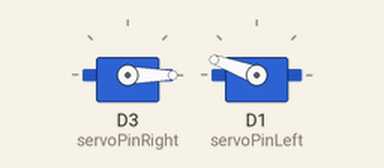
Simulated run of this sketch. Board: ESP8266 (NodeMCU). On the bench: 2 × servo. What the sketch prints to the serial monitor is not drawn.

Above: at 0.05 s.
Timing chart, 0 to 4.6 s (numbered marks = the images above):
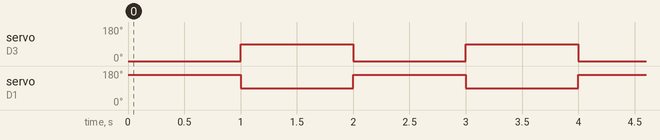

Measured:
- by itself, servo on D3 (servoPinRight): alternates 90° for 1.0 s and 0° for 1.0 s
- by itself, servo on D1 (servoPinLeft): alternates 160° for 1.0 s and 90° for 1.0 s

The sketch:

ServoCodeGerard.ino
```cpp
// library voor servo's
#include <Servo.h>

// Create objects for the weels
Servo ServoLeft;
Servo ServoRight;

// Servo pin's
#define servoPinLeft D1
#define servoPinRight D3

/*************************************************************************/

void setup() {
    // Serial stuff
    //Serial.begin(9600);

    // Bind servo objects to pins
    ServoRight.attach(servoPinRight);
    ServoLeft.attach(servoPinLeft);
}

/*************************************************************************/


void loop() {
  // ga naar beneden 100 mili seconden
  weelsDowns(1000);
  weelsStop(1000);
}

/*************************************************************************/

// void's with a timer you can set

void weelsDowns(float timelapse) {
  Serial.println("weels up signal");
  ServoLeft.write(160);
  ServoRight.write(-160);
  delay(timelapse);
}

void weelsStop(float timelapse) {
  Serial.println("weels stop signal");
  ServoLeft.write(90);
  ServoRight.write(90);
  delay(timelapse);
}

void weelsUp(float timelapse) {
  Serial.println("weels up signal");
  ServoLeft.write(-160);
  ServoRight.write(160);
  delay(timelapse);
}

void weelsTurnLeft(float timelapse) {
  Serial.println("Weels Turn Left");
  ServoLeft.write(90);
  ServoRight.write(360);
  delay(timelapse);
}

// Gerard test even of git werkt lol squadfam, Pollution
```
